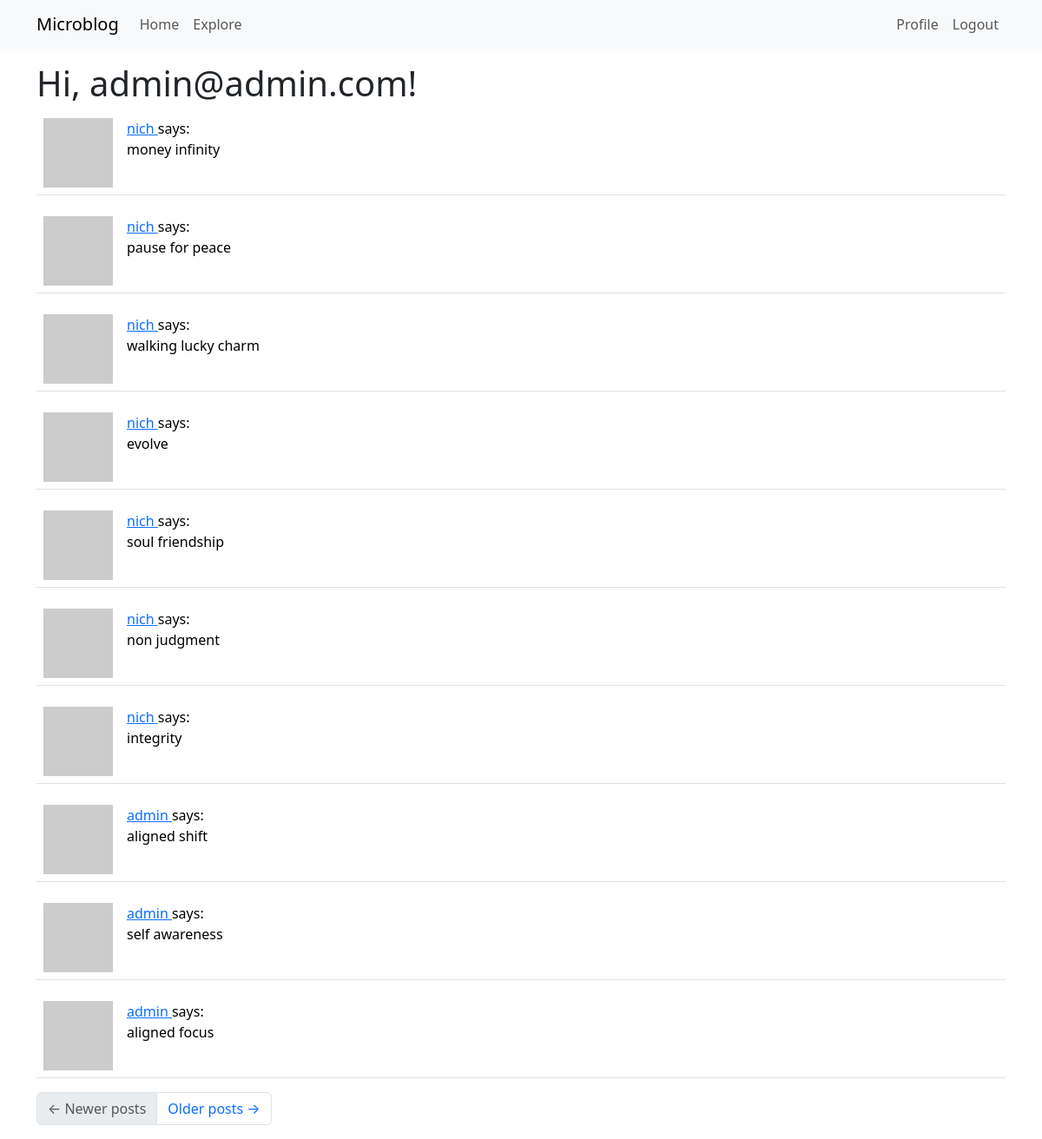
The app's page /explore (signed in), older data.
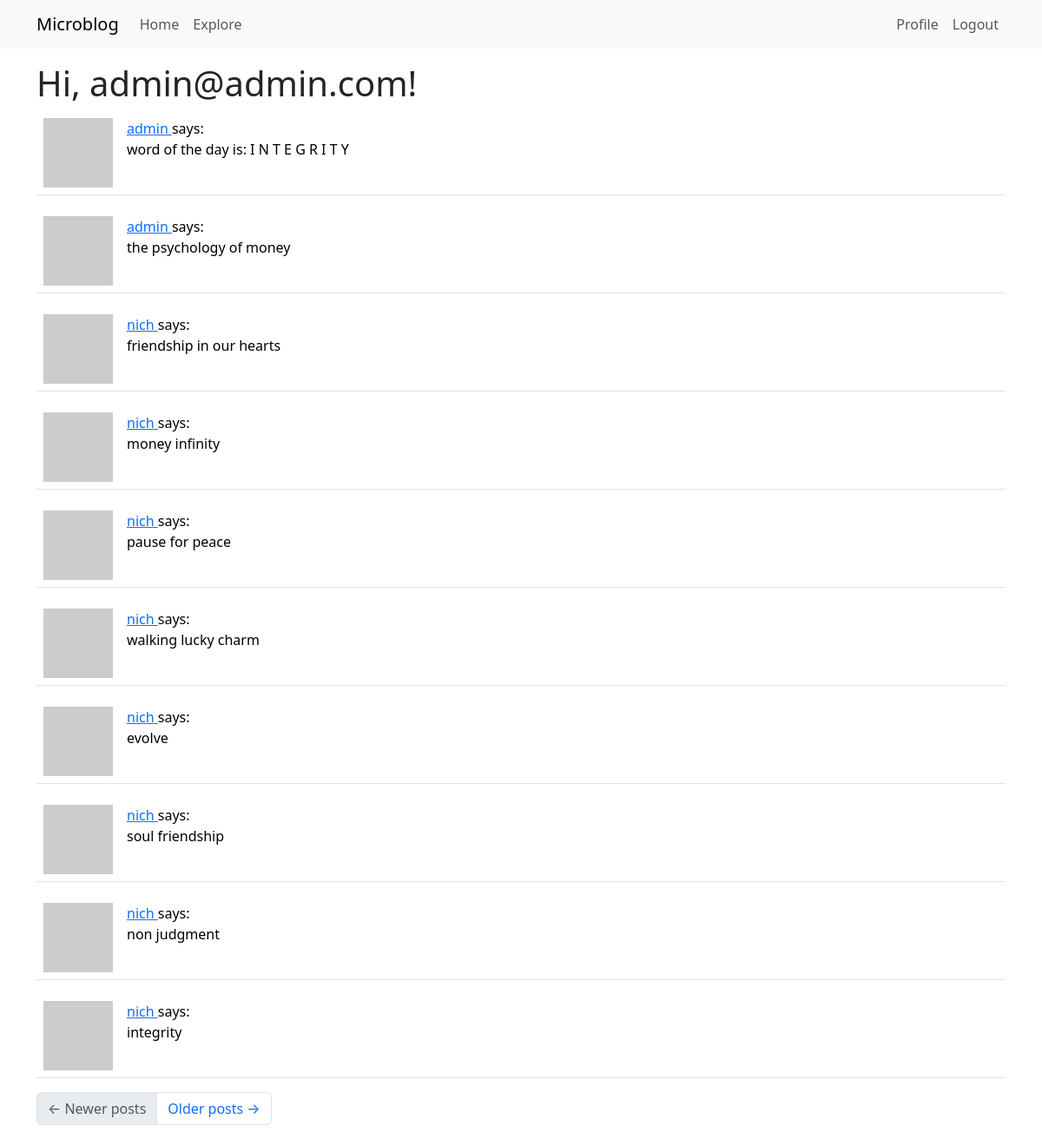
The same page, newer data.
### app/models.py (models this page shows, shortened)
class Post(db.Model):
    id: so.Mapped[int] = so.mapped_column(primary_key=True)
    body: so.Mapped[str] = so.mapped_column(sa.String(140))
    timestamp: so.Mapped[datetime] = so.mapped_column( index=True, default = lambda: datetime.now(timezone.utc))
    user_id: so.Mapped[int] = so.mapped_column(sa.ForeignKey(User.id), index=True)
    author: so.Mapped[User] = so.relationship(back_populates='posts')

class User(UserMixin, db.Model):
    id: so.Mapped[int] = so.mapped_column(primary_key=True)
    username: so.Mapped[str] = so.mapped_column(sa.String(64), index=True, unique=True)
    email: so.Mapped[str] = so.mapped_column(sa.String(120), index=True, unique=True)
    password_hash: so.Mapped[Optional[str]] = so.mapped_column(sa.String(356))
    posts: so.WriteOnlyMapped['Post'] = so.relationship(back_populates='author')
    about_me: so.Mapped[Optional[str]] = so.mapped_column(sa.String(140))
    last_seen: so.Mapped[Optional[datetime]] = so.mapped_column(
        default=lambda: datetime.now(timezone.utc)
    )
    following: so.WriteOnlyMapped['User'] = so.relationship(
        secondary=followers,
        primaryjoin=(followers.c.follower_id == id),
        secondaryjoin=(followers.c.followed_id == id),
        back_populates='followers'
    )
    followers: so.WriteOnlyMapped['User'] = so.relationship(
        secondary=followers,
        primaryjoin=(followers.c.followed_id == id),
        secondaryjoin=(followers.c.follower_id == id),
        back_populates='following'
    )
    @login.user_loader
    def load_user(id):
        return db.session.get(User, int(id))
    def avatar(self, size):
        digest = md5(self.email.lower().encode('utf-8')).hexdigest()
        return f'https://www.gravatar.com/avatar/{digest}?d=identicon&s={size}'

### app/routes.py (the view)
@app.route('/explore')
@login_required
def explore():
    query = sa.select(Post).order_by(Post.timestamp.desc())
    page = request.args.get('page', 1, type=int)
    posts = db.paginate(
        query,
        page=page,
        per_page=app.config['POSTS_PER_PAGE'],
        error_out=False
    )
    next_url = url_for('explore', page=posts.next_num) if posts.has_next else None
    prev_url = url_for('explore', page=posts.prev_num) if posts.has_prev else None
    return render_template(
        'index.html',
        title='Explore',
        next_url=next_url,
        prev_url=prev_url,
        posts=posts
    )

### app/routes.py (called while the page is built)
@app.before_request
def before_request():
    if current_user.is_authenticated:
        current_user.last_seen = datetime.now(timezone.utc)
        db.session.commit()

### app/templates/index.html (shortened to what this page needs)
{% extends 'base.html' %}
{% import "bootstrap_wtf.html" as wtf %}
{% block content %}
    <h1>Hi, {{ current_user.email }}!</h1>
    {% if posts %}
        {% for post in posts %}
            {% include '_post.html' %}
        {% endfor %}
        <nav aria-label="Post navigation">
        <ul class="pagination">
            <li class="page-item{% if not prev_url %} disabled{% endif %}">
                <a class="page-link" href="{{ prev_url }}">
                    <span aria-hidden="true">&larr;</span> Newer posts
                </a>
            </li>
            <li class="page-item{% if not next_url %} disabled{% endif %}">
                <a class="page-link" href="{{ next_url }}">
                    Older posts <span aria-hidden="true">&rarr;</span>
                </a>
            </li>
        </ul>
    </nav>
    {% else %}
    <div><p>You have no posts yet.</p></div>
    {% endif %}
{% endblock %}

### app/templates/_post.html
    <table>
        <table class="table table-hover">
        <tr>
            <td width="70px">
                <a href="{{ url_for('user', username=post.author.username) }}">
                    <img src="{{ post.author.avatar(70) }}" />
                </a>
            </td>
            <td>
                <a href="{{ url_for('user', username=post.author.username) }}">
                    {{ post.author.username }}
                </a>
                says:
                <br>
                {{ post.body }}
            </td>
        </tr>
    </table>

Row changes from the older to the newer data that the page shows:
no longer on this page (row unchanged): Post: author.username "admin", body "aligned shift"
no longer on this page (row unchanged): Post: author.username "admin", body "self awareness"
no longer on this page (row unchanged): Post: author.username "admin", body "aligned focus"
added Post: author.username "admin", body "word of the day is: I N T E G R I T Y"
added Post: author.username "admin", body "the psychology of money"
added Post: author.username "nich", body "friendship in our hearts"
